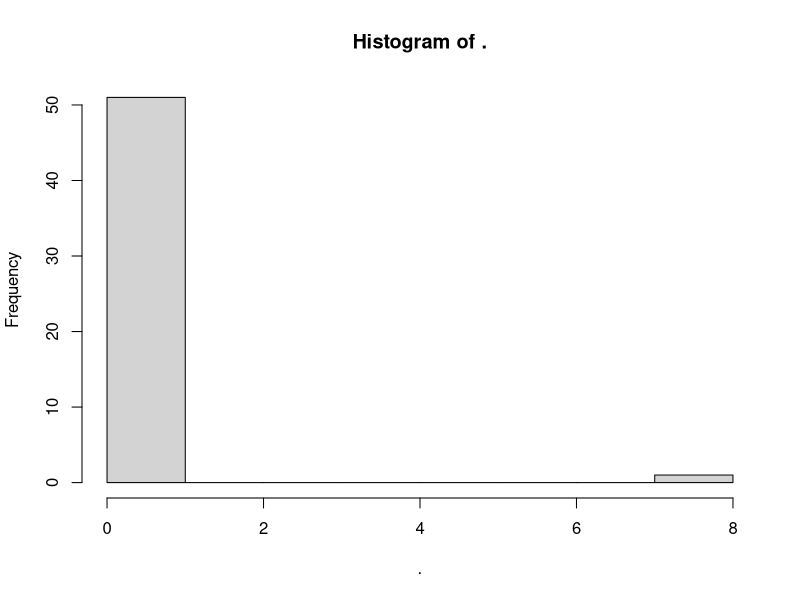
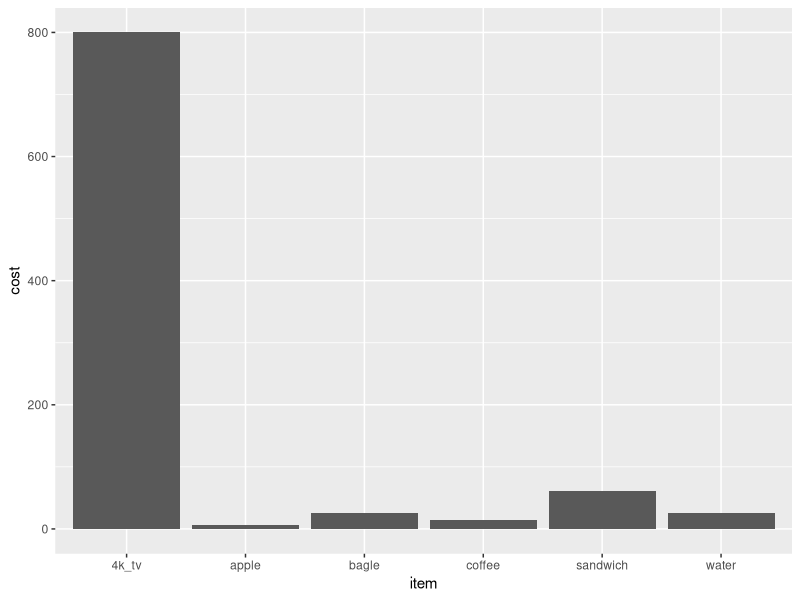
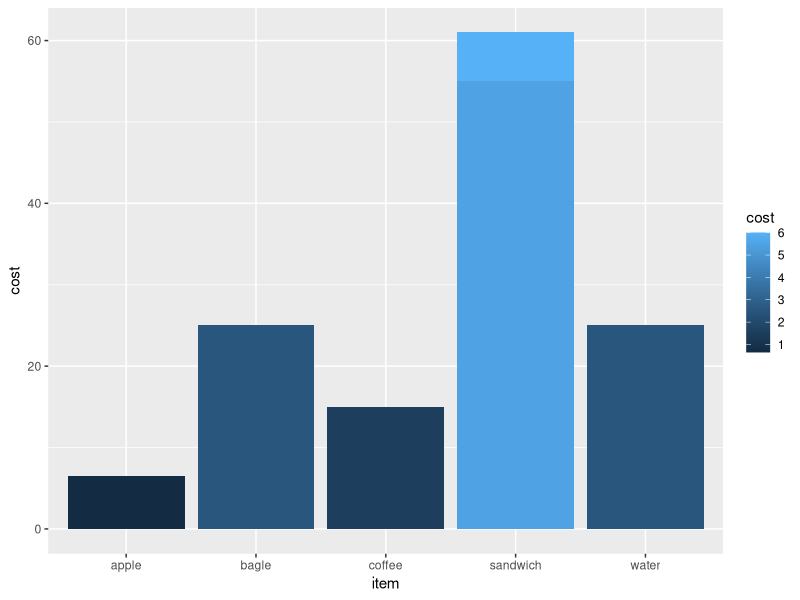
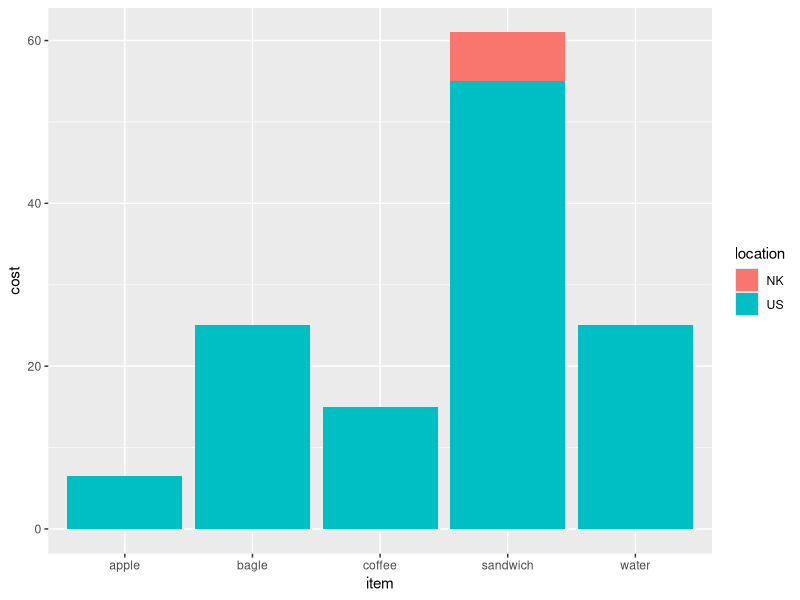

R code for these plots, in order:
## ---- chunk 1
library(tidyverse)
library(ggplot2)
## ---- chunk 2
df <- data.frame(item=rep(c('bagle', 'coffee', 'apple', 'water', 'sandwich'), 10), cost=rep(c(2.50, 1.50, 0.65, 2.5, 5.50), 10))
df <- rbind(df, c('4k_tv', 799.99))
df <- rbind(df, c('sandwich', 6.00))
df$cost <- as.numeric(df$cost)
#df <- data.frame(df)
head(df, 30)
## ---- chunk 3
df$scale <- abs(scale(df$cost)[,1])
df$scale %>% hist()
## ---- chunk 4
df %>% filter(scale > 1)
## ---- chunk 5
df %>% ggplot(aes(x=item, y=cost)) + geom_col()
## ---- chunk 6
df %>% filter(scale < 2) %>% ggplot(aes(x=item, y=cost, fill=cost)) + geom_col()
## ---- chunk 7
df %>% filter(item == 'sandwich')
## ---- chunk 8
df$location <- c(rep(c('US'), 51), 'NK')
df
df %>% filter(scale < 2) %>% ggplot(aes(x=item, y=cost, fill=location)) + geom_col()
